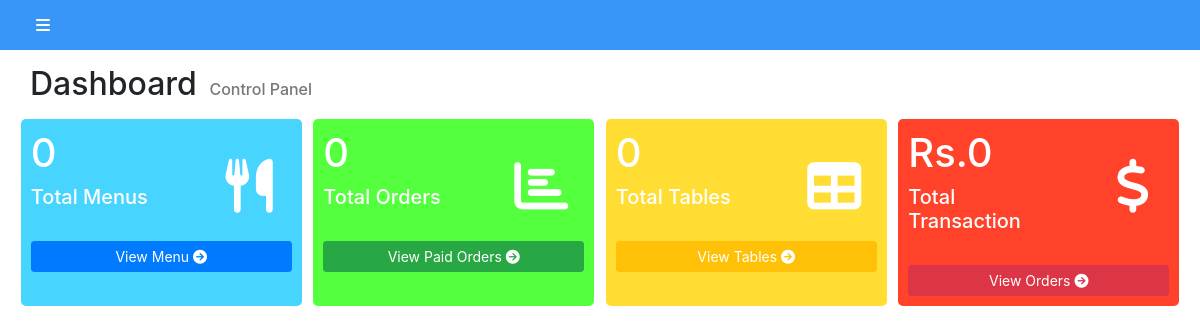
The page /dashboard.php (signed in) on the database as committed earlier.
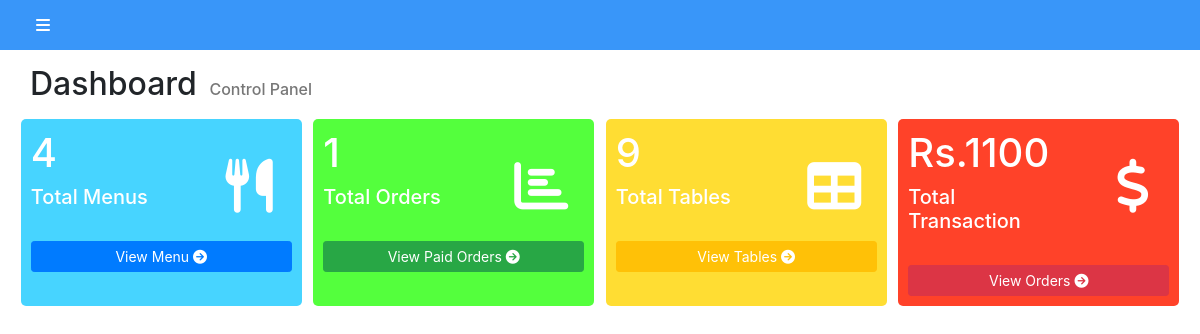
The same page on the database as committed later.
### tables this page shows
CREATE TABLE `orders` (
  `o_id` int(11) NOT NULL,
  `bill_id` int(11) NOT NULL,
  `o_time` varchar(100) NOT NULL,
  `t_id` int(11) NOT NULL,
  `amount` int(20) NOT NULL,
  `status` int(1) NOT NULL
);

### dashboard.php (the view, shortened to what this page needs)
<?php
	include('config.php');
	$qry = "SELECT * FROM food";
	$sql2= "SELECT * FROM tables";
	$sql3 = "SELECT * FROM orders";
	$result = mysqli_query($con,$qry);
	$result2 = mysqli_query($con, $sql2);
	$result3 = mysqli_query($con, $sql3);
	$total = 0;
	while($row = mysqli_fetch_assoc($result3))	{
		$total = $total + $row['amount'];
	}
?>
<!DOCTYPE html>
<html>
<head>
	<link rel="stylesheet" href="https://stackpath.bootstrapcdn.com/bootstrap/4.2.1/css/bootstrap.min.css">
	<link rel="stylesheet" href="https://use.fontawesome.com/releases/v5.7.0/css/all.css">
	<link rel="stylesheet" type="text/css" href="css/dashboard.css">
	<link rel="stylesheet" href="https://cdnjs.cloudflare.com/ajax/libs/font-awesome/6.4.2/css/all.min.css"
 />
</head>
<body>
<div class="wrapper">
	<div class="content-wrapper">
		<div class="container-fluid">
			<div class="row">
				<div class="col-md-12">
					<nav>
						<a href="#" id="toggle"><i class="fas fa-bars ml-3"></i></a>
					</nav>
					<div class="below-toggle-content">
						<div class="col-md-12">
							<div class="top-part mb-3">
								<h2 class="d-inline">Dashboard</h2>
								<p class="d-inline ml-2">Control Panel</p>
							</div>
							<div class="row">
								<div class="col-md-3 mx-auto total-products">
									<div class="row">
										<div class="col-md-8">
											<h1 class="text-white"><?php echo $result->num_rows; ?></h1>
											<h5 class="text-white">Total Menus</h5>
										</div>
										<div class="col-md-4 text-right">
											<i class="fa-solid fa-utensils"></i>
										</div>
									</div>
									<a href="product.php" class="btn btn-primary btn-sm w-100 mt-4 mx-auto text-center">View Menu <i class="fas fa-arrow-circle-right"></i></a>
								</div>
								<div class="col-md-3 mx-auto total-orders">
									<div class="row">
										<div class="col-md-8">
											<h1 class="text-white"><?php echo $result3->num_rows; ?></h1>
											<h5 class="text-white">Total Orders</h5>
										</div>
										<div class="col-md-4 text-right">
											<i class="fas fa-chart-bar"></i>
										</div>
									</div>
									<a href="report.php" class="btn btn-success btn-sm w-100 mt-4 mx-auto text-center">View Paid Orders <i class="fas fa-arrow-circle-right"></i></a>
								</div>
								<div class="col-md-3 mx-auto total-users">
									<div class="row">
										<div class="col-md-8">
											<h1 class="text-white"><?php echo $result2->num_rows; ?></h1>
											<h5 class="text-white">Total Tables</h5>
										</div>
										<div class="col-md-4 text-right">
											<i class="fa-solid fa-table"></i>
										</div>
									</div>
									<a href="tables.php" class="btn btn-warning btn-sm w-100 mt-4 mx-auto text-center text-white">View Tables <i class="fas fa-arrow-circle-right"></i></a>
								</div>
								<div class="col-md-3 mx-auto total-stores">
									<div class="row">
										<div class="col-md-8">
											<h1 class="text-white">Rs.<?php echo $total; ?></h1>
											<h5 class="text-white">Total Transaction</h5>
										</div>
										<div class="col-md-4 text-right">
											<i class="fa-solid fa-dollar-sign"></i>
										</div>
									</div>
									<a href="order.php" class="btn btn-danger btn-sm w-100 mt-4 mx-auto text-center">View Orders <i class="fas fa-arrow-circle-right"></i></a>
								</div>
							</div>
						</div>
					</div>
				</div>
			</div>
		</div>
	</div>
</div>
</body>
</html>

Rows that differ between the two databases and show on the page:
added orders: t "4"
Other text that changed with them:
$result3->num_rows: "0" → "1"
$result2->num_rows: "0" → "9"
$total: "0" → "1100"
$result->num_rows: "0" → (not shown)
